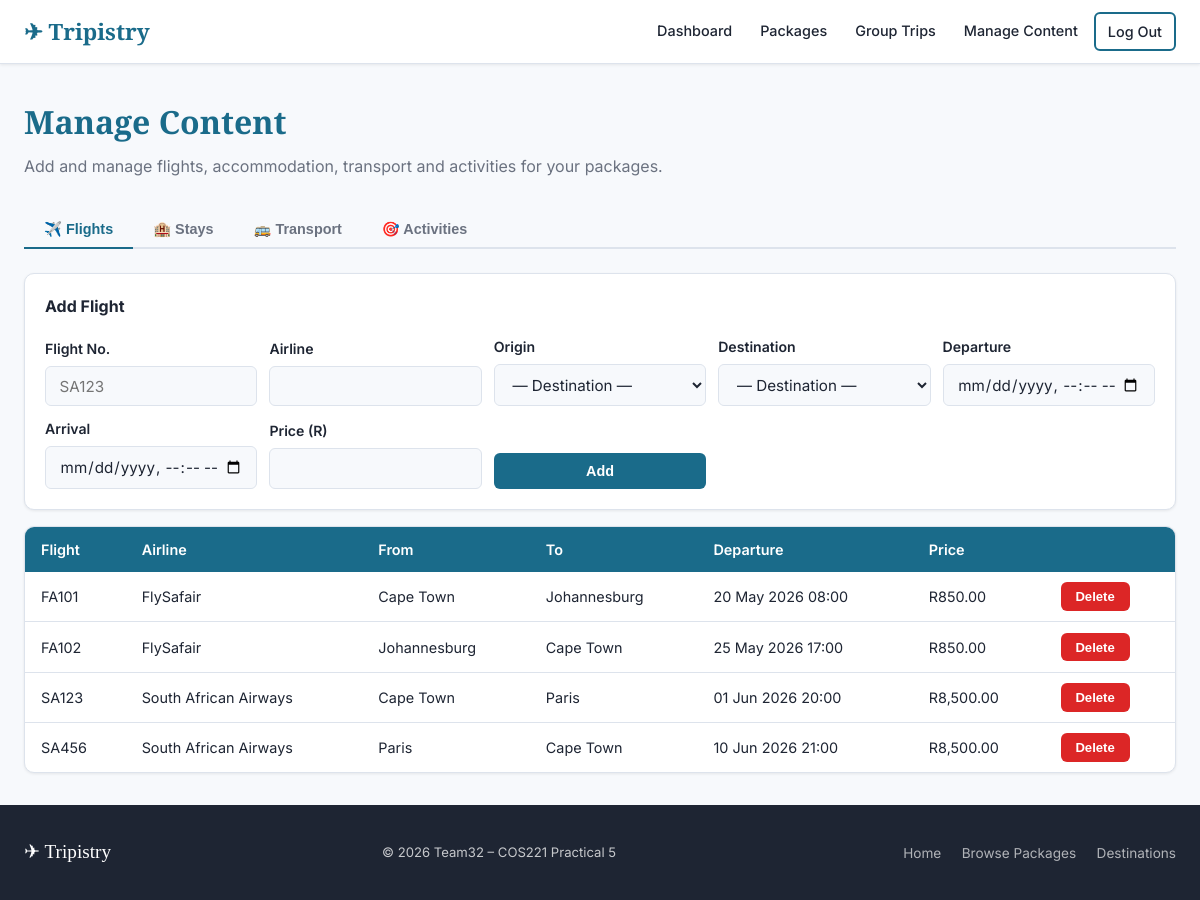
/tripistry/agency/manage_content.php (signed in), run on the app's committed database.
### tables this page shows
CREATE TABLE `flight` (
  `flight_id` int(11) NOT NULL AUTO_INCREMENT,
  `flight_number` varchar(20) NOT NULL,
  `airline` varchar(100) NOT NULL,
  `origin_destination_id` int(11) NOT NULL,
  `destination_id` int(11) NOT NULL,
  `departure_time` datetime NOT NULL,
  `arrival_time` datetime NOT NULL,
  `price` decimal(10,2) NOT NULL,
  `agency_id` int(11) NOT NULL,
  PRIMARY KEY (`flight_id`),
  KEY `origin_destination_id` (`origin_destination_id`),
  KEY `destination_id` (`destination_id`),
  KEY `agency_id` (`agency_id`),
  CONSTRAINT `fk_flight_origin` FOREIGN KEY (`origin_destination_id`) REFERENCES `destination` (`destination_id`),
  CONSTRAINT `fk_flight_destination` FOREIGN KEY (`destination_id`) REFERENCES `destination` (`destination_id`),
  CONSTRAINT `fk_flight_agency` FOREIGN KEY (`agency_id`) REFERENCES `travel_agency` (`agency_id`)
);

CREATE TABLE `destination` (
  `destination_id` int(11) NOT NULL AUTO_INCREMENT,
  `city_name` varchar(100) NOT NULL,
  `country` varchar(100) NOT NULL,
  `description` text DEFAULT NULL,
  `popular_season` varchar(100) DEFAULT NULL,
  `image_url` varchar(255) DEFAULT NULL,
  PRIMARY KEY (`destination_id`)
);

### tripistry/includes/auth.php (called while the page is built, shortened)
<?php
function e(string $s): string {
    return htmlspecialchars($s, ENT_QUOTES | ENT_SUBSTITUTE, 'UTF-8');
}

### tripistry/agency/manage_content.php (the view, shortened to what this page needs)
<?php
require_once __DIR__ . '/../includes/auth.php';
$db        = get_db();
$agency_id = (int)$_SESSION['agency_id'];
$active_tab = $_GET['tab'] ?? 'flights';
$destinations = $db->query("SELECT destination_id, city_name, country FROM destination ORDER BY city_name")->fetchAll();
$flights       = $db->prepare("SELECT f.*,d1.city_name AS origin_city,d2.city_name AS dest_city FROM flight f JOIN destination d1 ON d1.destination_id=f.origin_destination_id JOIN destination d2 ON d2.destination_id=f.destination_id WHERE f.agency_id=? ORDER BY f.departure_time");
$flights->execute([$agency_id]); $flights = $flights->fetchAll();
require_once __DIR__ . '/../includes/header.php';
function dest_options(array $destinations, int $selected=0): string {
    $html = '<option value="">— Destination —</option>';
    foreach ($destinations as $d) {
        $sel = $selected===$d['destination_id'] ? 'selected' : '';
        $html .= "<option value=\"{$d['destination_id']}\" $sel>".htmlspecialchars($d['city_name'].', '.$d['country'])."</option>";
    }
    return $html;
}
?>
<div class="page-header">
    <h1>Manage Content</h1>
    <p>Add and manage flights, accommodation, transport and activities for your packages.</p>
</div>
<div class="tabs">
    <?php foreach (['flights'=>'✈️ Flights','accommodation'=>'🏨 Stays','transport'=>'🚌 Transport','activities'=>'🎯 Activities'] as $t => $l): ?>
    <button class="tab-btn <?= $active_tab===$t?'active':'' ?>" data-tab="<?= $t ?>"><?= $l ?></button>
    <?php endforeach; ?>
</div>
<div class="tab-panel <?= $active_tab==='flights'?'active':'' ?>" data-panel="flights">
    <div class="card mb-2"><div class="card-body">
        <h4 style="margin-bottom:1rem">Add Flight</h4>
        <form method="POST" style="display:grid;grid-template-columns:repeat(auto-fill,minmax(180px,1fr));gap:.75rem;align-items:end">
            <div class="form-group" style="margin:0"><label>Flight No.</label><input type="text" name="flight_number" class="form-control" required placeholder="SA123"></div>
            <div class="form-group" style="margin:0"><label>Airline</label><input type="text" name="airline" class="form-control" required></div>
            <div class="form-group" style="margin:0"><label>Origin</label><select name="origin_id" class="form-control" required><?= dest_options($destinations) ?></select></div>
            <div class="form-group" style="margin:0"><label>Destination</label><select name="destination_id" class="form-control" required><?= dest_options($destinations) ?></select></div>
            <div class="form-group" style="margin:0"><label>Departure</label><input type="datetime-local" name="departure_time" class="form-control" required></div>
            <div class="form-group" style="margin:0"><label>Arrival</label><input type="datetime-local" name="arrival_time" class="form-control" required></div>
            <div class="form-group" style="margin:0"><label>Price (R)</label><input type="number" name="price" class="form-control" min="0" step="0.01" required></div>
            <div class="form-group" style="margin:0"><label>&nbsp;</label><button type="submit" class="btn btn-primary btn-block">Add</button></div>
        </form>
    </div></div>
    <?php if (!empty($flights)): ?>
    <div class="table-wrap card"><table class="data-table">
        <thead><tr><th>Flight</th><th>Airline</th><th>From</th><th>To</th><th>Departure</th><th>Price</th><th></th></tr></thead>
        <tbody>
        <?php foreach ($flights as $f): ?>
        <tr>
            <td><?= e($f['flight_number']) ?></td>
            <td><?= e($f['airline']) ?></td>
            <td><?= e($f['origin_city']) ?></td>
            <td><?= e($f['dest_city']) ?></td>
            <td><?= date('d M Y H:i', strtotime($f['departure_time'])) ?></td>
            <td>R<?= number_format($f['price'],2) ?></td>
            <td><form method="POST"><button type="submit" class="btn btn-danger btn-sm" data-confirm="Delete flight?">Delete</button></form></td>
        </tr>
        <?php endforeach; ?>
        </tbody>
    </table></div>
    <?php endif; ?>
</div>
<?php require_once __DIR__ . '/../includes/footer.php'; ?>

### tripistry/css/style.css (style rules this page uses)
:root { --clr-primary: #1a6b8a; --clr-primary-dark: #134f67; --clr-primary-light: #d0eaf4; --clr-accent: #f5a623; --clr-accent-dark: #c77d0a; --clr-bg: #f7f9fc; --clr-surface: #ffffff; --clr-border: #dde3ec; --clr-text: #1e2533; --clr-text-muted: #6b7280; --clr-text-light: #ffffff; --clr-success: #16a34a; --clr-warning: #d97706; --clr-danger: #dc2626; --clr-info: #0284c7; --max-width: 1200px; --nav-height: 64px; --radius-sm: 6px; --radius-md: 10px; --radius-lg: 16px; --font-body: 'Inter', system-ui, sans-serif; --font-display: 'Playfair Display', Georgia, serif; --shadow-sm: 0 1px 3px rgba(0,0,0,.08); --shadow-md: 0 4px 16px rgba(0,0,0,.10); --shadow-lg: 0 8px 32px rgba(0,0,0,.14); }
*, *::before, *::after { box-sizing: border-box; margin: 0; padding: 0; }
html { scroll-behavior: smooth; }
body { font-family: var(--font-body); background: var(--clr-bg); color: var(--clr-text); line-height: 1.6; min-height: 100vh; display: flex; flex-direction: column; }
.btn { display: inline-flex; align-items: center; gap: 0.4rem; padding: 0.5rem 1.2rem; border-radius: var(--radius-sm); font-size: 0.9rem; font-weight: 600; cursor: pointer; border: 2px solid transparent; transition: background 0.15s, color 0.15s, border-color 0.15s, transform 0.1s; text-decoration: none; white-space: nowrap; }
.btn-primary { background: var(--clr-primary); color: #fff; }
.btn-danger { background: var(--clr-danger); color: #fff; }
.btn-sm { padding: 0.3rem 0.8rem; font-size: 0.82rem; }
.btn-block { width: 100%; justify-content: center; }
.card { background: var(--clr-surface); border: 1px solid var(--clr-border); border-radius: var(--radius-md); box-shadow: var(--shadow-sm); overflow: hidden; transition: box-shadow 0.2s, transform 0.2s; }
.card-body { padding: 1.25rem; }
.page-header { margin-bottom: 2rem; }
.page-header h1 { font-family: var(--font-display); font-size: 2rem; color: var(--clr-primary); }
.page-header p { color: var(--clr-text-muted); margin-top: 0.4rem; }
.form-group { margin-bottom: 1.1rem; }
.form-group label { display: block; font-size: 0.88rem; font-weight: 600; margin-bottom: 0.35rem; }
.form-control { width: 100%; padding: 0.6rem 0.85rem; border: 1.5px solid var(--clr-border); border-radius: var(--radius-sm); font-size: 0.95rem; font-family: var(--font-body); background: var(--clr-bg); transition: border-color 0.15s; color: var(--clr-text); }
select.form-control { cursor: pointer; }
.table-wrap { overflow-x: auto; }
table.data-table { width: 100%; border-collapse: collapse; font-size: 0.9rem; }
.data-table th { background: var(--clr-primary); color: #fff; padding: 0.7rem 1rem; text-align: left; font-weight: 600; white-space: nowrap; }
.data-table td { padding: 0.65rem 1rem; border-bottom: 1px solid var(--clr-border); vertical-align: middle; }
.data-table tr:last-child td { border-bottom: none; }
.tabs { display: flex; gap: 0; border-bottom: 2px solid var(--clr-border); margin-bottom: 1.5rem; }
.tab-btn { padding: 0.6rem 1.25rem; border: none; background: none; cursor: pointer; font-size: 0.9rem; font-weight: 600; color: var(--clr-text-muted); border-bottom: 2px solid transparent; margin-bottom: -2px; transition: color 0.15s, border-color 0.15s; }
.tab-btn.active { color: var(--clr-primary); border-bottom-color: var(--clr-primary); }
.tab-panel { display: none; }
.tab-panel.active { display: block; }
.mb-2 { margin-bottom: 1rem; }

### data on the page
flight: flight_number "FA101", airline "FlySafair", origin_destination.city_name "Cape Town", destination.city_name "Johannesburg", departure_time "20 May 2026 08:00", price "850.00"
flight: flight_number "FA102", airline "FlySafair", origin_destination.city_name "Johannesburg", destination.city_name "Cape Town", departure_time "25 May 2026 17:00", price "850.00"
flight: flight_number "SA123", airline "South African Airways", origin_destination.city_name "Cape Town", destination.city_name "Paris", departure_time "01 Jun 2026 20:00", price "8,500.00"
flight: flight_number "SA456", airline "South African Airways", origin_destination.city_name "Paris", destination.city_name "Cape Town", departure_time "10 Jun 2026 21:00", price "8,500.00"

### other printed values
$l "✈️ Flights"
$l "🏨 Stays"
$l "🚌 Transport"
$l "🎯 Activities"
